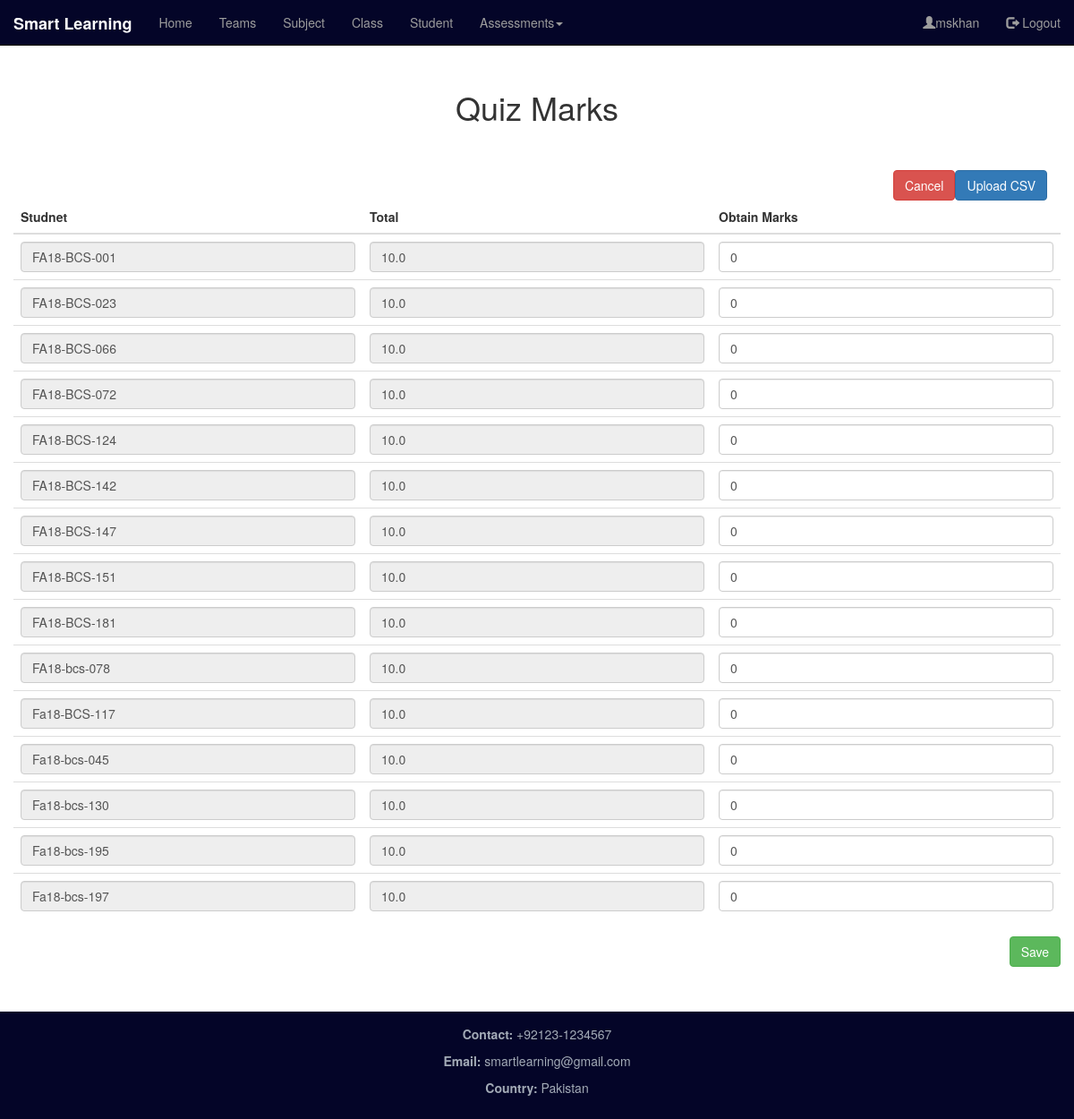
The app's page /dashboard/enroll_quiz_marks/2 (signed in) with its own data.
### dashboard_app/models.py (models this page shows, shortened)
class Student_Enroll(models.Model):
    s_class=models.ForeignKey(Class, on_delete=models.CASCADE )
    s_subject=models.ForeignKey(Subject, on_delete=models.CASCADE)
    s_student= models.ForeignKey(Student, on_delete=models.CASCADE)
    class Meta:
        unique_together = (('s_subject', 's_student','s_class'),)

class Student(models.Model):
    s_roll_number=models.CharField(max_length=15, primary_key=True)
    s_first_name=models.CharField(max_length=256)
    s_last_name=models.CharField(max_length=256)
    s_gender=models.CharField(max_length=1, choices=gender_list)
    s_department=models.CharField(max_length=3, choices=department_list)
    def __str__(self):
        return self.s_roll_number

class Quiz(models.Model):
    TimeStamp=models.DateTimeField(auto_now_add=True)
    quiz_teacher=models.ForeignKey(Teacher, on_delete=models.CASCADE)
    quiz_subject=models.ForeignKey(Subject, on_delete=models.CASCADE)
    quiz_class=models.ForeignKey(Class,on_delete=models.CASCADE)
    quiz_number=models.IntegerField()
    quiz_title=models.CharField(max_length=256)
    quiz_total_marks=models.FloatField(max_length=4)
    class Meta:
        unique_together = (('quiz_subject', 'quiz_title'),)

### dashboard_app/views.py (the view, shortened to what this page needs)
# urls.py: path('enroll_quiz_marks/<int:pk>',views.Enroll_Quiz_Marks_View,name='enroll_quiz_marks_page'),
def Enroll_Quiz_Marks_View(request,pk):
    if request.user.is_authenticated:
        if request.session.has_key('username'):
            name=request.session['username']
            form=file_upload_form()
            ass=Quiz.objects.get(pk=pk)
            t_mark=ass.quiz_total_marks
            st=Student_Enroll.objects.filter(s_subject=ass.quiz_subject)
            return render(request, "dashboard_app/enroll_quiz_marks.html",{'form':form, 'name':name,'st':st,'t_mark':t_mark})
        else:
            return redirect('/')
    else:
        return redirect('/')

### dashboard_app/forms.py
class file_upload_form(forms.ModelForm):
    class Meta:
        model=uploaded_csv
        fields= ('file_upload',)
        widgets={
        'file_upload':forms.FileInput(attrs={'class':'form-control','accept': ".csv"})
        }

### templates/dashboard_app/enroll_quiz_marks.html (shortened to what this page needs)
<!DOCTYPE html>
{% extends "base.html" %}
{% load staticfiles %}
{% block body_block %}
<div style="margin-top: 50px">
  <h1 class="text-center">Quiz Marks</h1><br><br>
<button type="button" id="add_btn" class="btn btn-primary" style="float: right;">Upload CSV</button>
<a href="{% url 'dashboard_app:enroll_quiz_page' %}"><button type="button" class="btn btn-danger" style="float: right;">Cancel</button></a>
</div>
  <div class="row" style="margin-top: 10px; min-height: 500px">
    <form method="POST">
    <table class="table">
      <thead>
        <th>Studnet</th>
        <th>Total</th>
        <th>Obtain Marks</th>
      </thead>
      <tbody>
        {% for i in st %}
        <tr>
          <td><input class="form-control" type="text" readonly value="{{i.s_student}}"></td>
          <td><input class="form-control" type="text" value="{{t_mark}}" readonly></td>
          <td><input class="form-control" type="number" name="{{i.s_student}}"  value="0"></td>
        </tr>
        {% endfor %}
      </tbody>
    </table>
    <button type="submit" class="btn btn-success save" style="float: right;">Save</button>
  </form>
</div>
</div>
{% endblock %}

### templates/base.html (shortened to what this page needs)
<!DOCTYPE html>
{% load staticfiles %}
<html lang="en">
<head>
  <link rel="stylesheet" href="https://maxcdn.bootstrapcdn.com/bootstrap/3.3.2/css/bootstrap.min.css">
  <link rel="stylesheet" href="https://maxcdn.bootstrapcdn.com/bootstrap/3.4.0/css/bootstrap.min.css">
  <link rel="stylesheet" href="{% static "dashboard_app/css/main.css"%}">
  <link rel="stylesheet" href="//code.jquery.com/ui/1.12.1/themes/base/jquery-ui.css">
</head>
<body>
  <nav class="navbar navbar-inverse navbar-fixed-top ">
    <div class="container-fluid">
      <div class="navbar-header">
        <a class="navbar-brand" href="{% url 'dashboard_app:dashboard_page' %}"><b>Smart Learning</b></a>
      </div>
      <div class="collapse navbar-collapse" id="myNavbar">
        <ul class="nav navbar-nav">
          <li id="home_li"><a href="{% url 'dashboard_app:dashboard_page' %}">Home</a></li>
          <li id="team_li"><a href="{% url 'dashboard_app:group_page' %}">Teams</a></li>
          <li id="subject_li"><a href="{% url 'dashboard_app:enroll_subject_page' %}">Subject</a></li>
          <li><a href="{% url 'dashboard_app:enroll_class_page' %}">Class</a></li>
          <li><a href="{% url 'dashboard_app:enroll_student_class_page' %}">Student</a></li>
          <li id="add_li" class="dropdown"><a class="dropdown-toggle" data-toggle="dropdown" href="{% url 'dashboard_app:enroll_class_page' %}">Assessments<span class="caret"></span></a>
          </li>
        </ul>
        <ul class="nav navbar-nav navbar-right">
          <li><a ><span class="glyphicon glyphicon-user"></span>{{ name }}</a></li>
          <li><a href="{% url 'login_app:logout_page' %}"><span class="glyphicon glyphicon-log-out"></span> Logout</a></li>
        </ul>
      </div>
    </div>
  </nav>
<div class="container-fluid text-center">
  <div class="row content">
    <div class="col-xs-12 text-left">
      <div class="container">
        {% block body_block %}
        {% endblock %}
      </div>
    </div>
  </div>
<footer class="container-fluid text-center" style="margin-top: 50px;">
  <p><b>Contact:</b> +92123-1234567</p>
  <p><b>Email:</b> smartlearning@gmail.com</p>
  <p><b>Country:</b> Pakistan</p>
</footer>
</body>
</html>

### statics/dashboard_app/css/main.css (style rules this page uses)
.navbar { margin-bottom: 0; border-radius: 0; background-color:#040528; }
.container { height: 110% auto; margin-top: 50px; }
.row.content { height: 450px }
footer { background-color:#040528; color: #a3abb7; padding: 15px; bottom:0px; height:20%; }

### records on screen
Student_Enroll: s_student "FA18-BCS-001"
Quiz: quiz_total_marks "10.0"
Student_Enroll: s_student "FA18-BCS-023"
Student_Enroll: s_student "FA18-BCS-066"
Student_Enroll: s_student "FA18-BCS-072"
Student_Enroll: s_student "FA18-BCS-124"
Student_Enroll: s_student "FA18-BCS-142"
Student_Enroll: s_student "FA18-BCS-147"
Student_Enroll: s_student "FA18-BCS-151"
Student_Enroll: s_student "FA18-BCS-181"
Student_Enroll: s_student "FA18-bcs-078"
Student_Enroll: s_student "Fa18-BCS-117"
Student_Enroll: s_student "Fa18-bcs-045"
Student_Enroll: s_student "Fa18-bcs-130"
Student_Enroll: s_student "Fa18-bcs-195"
Student_Enroll: s_student "Fa18-bcs-197"

### other values on screen
{{ name }} "mskhan"
